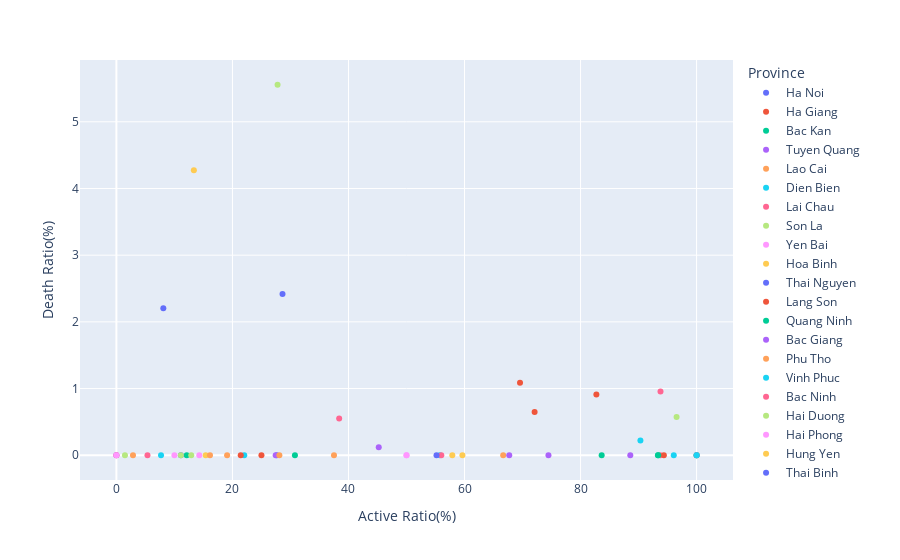

Notebook cell for this chart:
### Markdown cell above
We can dig in further by graphing Death Ratio with Active Ratio

### Code cell
px.scatter(df, x='Active Ratio(%)',y='Death Ratio(%)', color=df['Province'])

### Figure 1 — Plotly figure (JSON) as saved in the notebook; plotly's stock layout.template omitted (floating-point values rounded to 4 significant figures)
{"data": [{"hovertemplate": "Province=Ha Noi<br>Active Ratio(%)=%{x}<br>Death Ratio(%)=%{y}<extra></extra>", "legendgroup": "Ha Noi", "marker": {"color": "#636efa", "symbol": "circle"}, "mode": "markers", "name": "Ha Noi", "orientation": "v", "showlegend": true, "type": "scatter", "x": [28.63], "xaxis": "x", "y": [2.419], "yaxis": "y"}, {"hovertemplate": "Province=Ha Giang<br>Active Ratio(%)=%{x}<br>Death Ratio(%)=%{y}<extra></extra>", "legendgroup": "Ha Giang", "marker": {"color": "#EF553B", "symbol": "circle"}, "mode": "markers", "name": "Ha Giang", "orientation": "v", "showlegend": true, "type": "scatter", "x": [25], "xaxis": "x", "y": [0], "yaxis": "y"}, {"hovertemplate": "Province=Bac Kan<br>Active Ratio(%)=%{x}<br>Death Ratio(%)=%{y}<extra></extra>", "legendgroup": "Bac Kan", "marker": {"color": "#00cc96", "symbol": "circle"}, "mode": "markers", "name": "Bac Kan", "orientation": "v", "showlegend": true, "type": "scatter", "x": [100], "xaxis": "x", "y": [0], "yaxis": "y"}, {"hovertemplate": "Province=Tuyen Quang<br>Active Ratio(%)=%{x}<br>Death Ratio(%)=%{y}<extra></extra>", "legendgroup": "Tuyen Quang", "marker": {"color": "#ab63fa", "symbol": "circle"}, "mode": "markers", "name": "Tuyen Quang", "orientation": "v", "showlegend": true, "type": "scatter", "x": [0], "xaxis": "x", "y": [0], "yaxis": "y"}, {"hovertemplate": "Province=Lao Cai<br>Active Ratio(%)=%{x}<br>Death Ratio(%)=%{y}<extra></extra>", "legendgroup": "Lao Cai", "marker": {"color": "#FFA15A", "symbol": "circle"}, "mode": "markers", "name": "Lao Cai", "orientation": "v", "showlegend": true, "type": "scatter", "x": [66.67], "xaxis": "x", "y": [0], "yaxis": "y"}, {"hovertemplate": "Province=Dien Bien<br>Active Ratio(%)=%{x}<br>Death Ratio(%)=%{y}<extra></extra>", "legendgroup": "Dien Bien", "marker": {"color": "#19d3f3", "symbol": "circle"}, "mode": "markers", "name": "Dien Bien", "orientation": "v", "showlegend": true, "type": "scatter", "x": [22.03], "xaxis": "x", "y": [0], "yaxis": "y"}, {"hovertemplate": "Province=Lai Chau<br>Active Ratio(%)=%{x}<br>Death Ratio(%)=%{y}<extra></extra>", "legendgroup": "Lai Chau", "marker": {"color": "#FF6692", "symbol": "circle"}, "mode": "markers", "name": "Lai Chau", "orientation": "v", "showlegend": true, "type": "scatter", "x": [0], "xaxis": "x", "y": [0], "yaxis": "y"}, {"hovertemplate": "Province=Son La<br>Active Ratio(%)=%{x}<br>Death Ratio(%)=%{y}<extra></extra>", "legendgroup": "Son La", "marker": {"color": "#B6E880", "symbol": "circle"}, "mode": "markers", "name": "Son La", "orientation": "v", "showlegend": true, "type": "scatter", "x": [100], "xaxis": "x", "y": [0], "yaxis": "y"}, {"hovertemplate": "Province=Yen Bai<br>Active Ratio(%)=%{x}<br>Death Ratio(%)=%{y}<extra></extra>", "legendgroup": "Yen Bai", "marker": {"color": "#FF97FF", "symbol": "circle"}, "mode": "markers", "name": "Yen Bai", "orientation": "v", "showlegend": true, "type": "scatter", "x": [0], "xaxis": "x", "y": [0], "yaxis": "y"}, {"hovertemplate": "Province=Hoa Binh<br>Active Ratio(%)=%{x}<br>Death Ratio(%)=%{y}<extra></extra>", "legendgroup": "Hoa Binh", "marker": {"color": "#FECB52", "symbol": "circle"}, "mode": "markers", "name": "Hoa Binh", "orientation": "v", "showlegend": true, "type": "scatter", "x": [15.38], "xaxis": "x", "y": [0], "yaxis": "y"}, {"hovertemplate": "Province=Thai Nguyen<br>Active Ratio(%)=%{x}<br>Death Ratio(%)=%{y}<extra></extra>", "legendgroup": "Thai Nguyen", "marker": {"color": "#636efa", "symbol": "circle"}, "mode": "markers", "name": "Thai Nguyen", "orientation": "v", "showlegend": true, "type": "scatter", "x": [11.11], "xaxis": "x", "y": [0], "yaxis": "y"}, {"hovertemplate": "Province=Lang Son<br>Active Ratio(%)=%{x}<br>Death Ratio(%)=%{y}<extra></extra>", "legendgroup": "Lang Son", "marker": {"color": "#EF553B", "symbol": "circle"}, "mode": "markers", "name": "Lang Son", "orientation": "v", "showlegend": true, "type": "scatter", "x": [82.73], "xaxis": "x", "y": [0.9091], "yaxis": "y"}, {"hovertemplate": "Province=Quang Ninh<br>Active Ratio(%)=%{x}<br>Death Ratio(%)=%{y}<extra></extra>", "legendgroup": "Quang Ninh", "marker": {"color": "#00cc96", "symbol": "circle"}, "mode": "markers", "name": "Quang Ninh", "orientation": "v", "showlegend": true, "type": "scatter", "x": [12.12], "xaxis": "x", "y": [0], "yaxis": "y"}, {"hovertemplate": "Province=Bac Giang<br>Active Ratio(%)=%{x}<br>Death Ratio(%)=%{y}<extra></extra>", "legendgroup": "Bac Giang", "marker": {"color": "#ab63fa", "symbol": "circle"}, "mode": "markers", "name": "Bac Giang", "orientation": "v", "showlegend": true, "type": "scatter", "x": [45.21], "xaxis": "x", "y": [0.1214], "yaxis": "y"}, {"hovertemplate": "Province=Phu Tho<br>Active Ratio(%)=%{x}<br>Death Ratio(%)=%{y}<extra></extra>", "legendgroup": "Phu Tho", "marker": {"color": "#FFA15A", "symbol": "circle"}, "mode": "markers", "name": "Phu Tho", "orientation": "v", "showlegend": true, "type": "scatter", "x": [37.5], "xaxis": "x", "y": [0], "yaxis": "y"}, {"hovertemplate": "Province=Vinh Phuc<br>Active Ratio(%)=%{x}<br>Death Ratio(%)=%{y}<extra></extra>", "legendgroup": "Vinh Phuc", "marker": {"color": "#19d3f3", "symbol": "circle"}, "mode": "markers", "name": "Vinh Phuc", "orientation": "v", "showlegend": true, "type": "scatter", "x": [55.75], "xaxis": "x", "y": [0], "yaxis": "y"}, {"hovertemplate": "Province=Bac Ninh<br>Active Ratio(%)=%{x}<br>Death Ratio(%)=%{y}<extra></extra>", "legendgroup": "Bac Ninh", "marker": {"color": "#FF6692", "symbol": "circle"}, "mode": "markers", "name": "Bac Ninh", "orientation": "v", "showlegend": true, "type": "scatter", "x": [38.4], "xaxis": "x", "y": [0.5511], "yaxis": "y"}, {"hovertemplate": "Province=Hai Duong<br>Active Ratio(%)=%{x}<br>Death Ratio(%)=%{y}<extra></extra>", "legendgroup": "Hai Duong", "marker": {"color": "#B6E880", "symbol": "circle"}, "mode": "markers", "name": "Hai Duong", "orientation": "v", "showlegend": true, "type": "scatter", "x": [1.476], "xaxis": "x", "y": [0], "yaxis": "y"}, {"hovertemplate": "Province=Hai Phong<br>Active Ratio(%)=%{x}<br>Death Ratio(%)=%{y}<extra></extra>", "legendgroup": "Hai Phong", "marker": {"color": "#FF97FF", "symbol": "circle"}, "mode": "markers", "name": "Hai Phong", "orientation": "v", "showlegend": true, "type": "scatter", "x": [50], "xaxis": "x", "y": [0], "yaxis": "y"}, {"hovertemplate": "Province=Hung Yen<br>Active Ratio(%)=%{x}<br>Death Ratio(%)=%{y}<extra></extra>", "legendgroup": "Hung Yen", "marker": {"color": "#FECB52", "symbol": "circle"}, "mode": "markers", "name": "Hung Yen", "orientation": "v", "showlegend": true, "type": "scatter", "x": [59.64], "xaxis": "x", "y": [0], "yaxis": "y"}, {"hovertemplate": "Province=Thai Binh<br>Active Ratio(%)=%{x}<br>Death Ratio(%)=%{y}<extra></extra>", "legendgroup": "Thai Binh", "marker": {"color": "#636efa", "symbol": "circle"}, "mode": "markers", "name": "Thai Binh", "orientation": "v", "showlegend": true, "type": "scatter", "x": [27.63], "xaxis": "x", "y": [0], "yaxis": "y"}, {"hovertemplate": "Province=Ha Nam<br>Active Ratio(%)=%{x}<br>Death Ratio(%)=%{y}<extra></extra>", "legendgroup": "Ha Nam", "marker": {"color": "#EF553B", "symbol": "circle"}, "mode": "markers", "name": "Ha Nam", "orientation": "v", "showlegend": true, "type": "scatter", "x": [21.43], "xaxis": "x", "y": [0], "yaxis": "y"}, {"hovertemplate": "Province=Nam Dinh<br>Active Ratio(%)=%{x}<br>Death Ratio(%)=%{y}<extra></extra>", "legendgroup": "Nam Dinh", "marker": {"color": "#00cc96", "symbol": "circle"}, "mode": "markers", "name": "Nam Dinh", "orientation": "v", "showlegend": true, "type": "scatter", "x": [30.77], "xaxis": "x", "y": [0], "yaxis": "y"}, {"hovertemplate": "Province=Ninh Binh<br>Active Ratio(%)=%{x}<br>Death Ratio(%)=%{y}<extra></extra>", "legendgroup": "Ninh Binh", "marker": {"color": "#ab63fa", "symbol": "circle"}, "mode": "markers", "name": "Ninh Binh", "orientation": "v", "showlegend": true, "type": "scatter", "x": [27.45], "xaxis": "x", "y": [0], "yaxis": "y"}, {"hovertemplate": "Province=Thanh Hoa<br>Active Ratio(%)=%{x}<br>Death Ratio(%)=%{y}<extra></extra>", "legendgroup": "Thanh Hoa", "marker": {"color": "#FFA15A", "symbol": "circle"}, "mode": "markers", "name": "Thanh Hoa", "orientation": "v", "showlegend": true, "type": "scatter", "x": [16.13], "xaxis": "x", "y": [0], "yaxis": "y"}, {"hovertemplate": "Province=Nghe An<br>Active Ratio(%)=%{x}<br>Death Ratio(%)=%{y}<extra></extra>", "legendgroup": "Nghe An", "marker": {"color": "#19d3f3", "symbol": "circle"}, "mode": "markers", "name": "Nghe An", "orientation": "v", "showlegend": true, "type": "scatter", "x": [96.06], "xaxis": "x", "y": [0], "yaxis": "y"}, {"hovertemplate": "Province=Ha Tinh<br>Active Ratio(%)=%{x}<br>Death Ratio(%)=%{y}<extra></extra>", "legendgroup": "Ha Tinh", "marker": {"color": "#FF6692", "symbol": "circle"}, "mode": "markers", "name": "Ha Tinh", "orientation": "v", "showlegend": true, "type": "scatter", "x": [93.75], "xaxis": "x", "y": [0], "yaxis": "y"}, {"hovertemplate": "Province=Quang Tri<br>Active Ratio(%)=%{x}<br>Death Ratio(%)=%{y}<extra></extra>", "legendgroup": "Quang Tri", "marker": {"color": "#B6E880", "symbol": "circle"}, "mode": "markers", "name": "Quang Tri", "orientation": "v", "showlegend": true, "type": "scatter", "x": [27.78], "xaxis": "x", "y": [5.556], "yaxis": "y"}, {"hovertemplate": "Province=Thua Thien Hue<br>Active Ratio(%)=%{x}<br>Death Ratio(%)=%{y}<extra></extra>", "legendgroup": "Thua Thien Hue", "marker": {"color": "#FF97FF", "symbol": "circle"}, "mode": "markers", "name": "Thua Thien Hue", "orientation": "v", "showlegend": true, "type": "scatter", "x": [14.29], "xaxis": "x", "y": [0], "yaxis": "y"}, {"hovertemplate": "Province=Da Nang<br>Active Ratio(%)=%{x}<br>Death Ratio(%)=%{y}<extra></extra>", "legendgroup": "Da Nang", "marker": {"color": "#FECB52", "symbol": "circle"}, "mode": "markers", "name": "Da Nang", "orientation": "v", "showlegend": true, "type": "scatter", "x": [13.35], "xaxis": "x", "y": [4.272], "yaxis": "y"}, {"hovertemplate": "Province=Quang Nam<br>Active Ratio(%)=%{x}<br>Death Ratio(%)=%{y}<extra></extra>", "legendgroup": "Quang Nam", "marker": {"color": "#636efa", "symbol": "circle"}, "mode": "markers", "name": "Quang Nam", "orientation": "v", "showlegend": true, "type": "scatter", "x": [8.088], "xaxis": "x", "y": [2.206], "yaxis": "y"}, {"hovertemplate": "Province=Quang Ngai<br>Active Ratio(%)=%{x}<br>Death Ratio(%)=%{y}<extra></extra>", "legendgroup": "Quang Ngai", "marker": {"color": "#EF553B", "symbol": "circle"}, "mode": "markers", "name": "Quang Ngai", "orientation": "v", "showlegend": true, "type": "scatter", "x": [94.35], "xaxis": "x", "y": [0], "yaxis": "y"}, {"hovertemplate": "Province=Binh Dinh<br>Active Ratio(%)=%{x}<br>Death Ratio(%)=%{y}<extra></extra>", "legendgroup": "Binh Dinh", "marker": {"color": "#00cc96", "symbol": "circle"}, "mode": "markers", "name": "Binh Dinh", "orientation": "v", "showlegend": true, "type": "scatter", "x": [93.33], "xaxis": "x", "y": [0], "yaxis": "y"}, {"hovertemplate": "Province=Phu Yen<br>Active Ratio(%)=%{x}<br>Death Ratio(%)=%{y}<extra></extra>", "legendgroup": "Phu Yen", "marker": {"color": "#ab63fa", "symbol": "circle"}, "mode": "markers", "name": "Phu Yen", "orientation": "v", "showlegend": true, "type": "scatter", "x": [88.57], "xaxis": "x", "y": [0], "yaxis": "y"}, {"hovertemplate": "Province=Khanh Hoa<br>Active Ratio(%)=%{x}<br>Death Ratio(%)=%{y}<extra></extra>", "legendgroup": "Khanh Hoa", "marker": {"color": "#FFA15A", "symbol": "circle"}, "mode": "markers", "name": "Khanh Hoa", "orientation": "v", "showlegend": true, "type": "scatter", "x": [28.09], "xaxis": "x", "y": [0], "yaxis": "y"}, {"hovertemplate": "Province=Ninh Thuan<br>Active Ratio(%)=%{x}<br>Death Ratio(%)=%{y}<extra></extra>", "legendgroup": "Ninh Thuan", "marker": {"color": "#19d3f3", "symbol": "circle"}, "mode": "markers", "name": "Ninh Thuan", "orientation": "v", "showlegend": true, "type": "scatter", "x": [7.692], "xaxis": "x", "y": [0], "yaxis": "y"}, {"hovertemplate": "Province=Binh Thuan<br>Active Ratio(%)=%{x}<br>Death Ratio(%)=%{y}<extra></extra>", "legendgroup": "Binh Thuan", "marker": {"color": "#FF6692", "symbol": "circle"}, "mode": "markers", "name": "Binh Thuan", "orientation": "v", "showlegend": true, "type": "scatter", "x": [56], "xaxis": "x", "y": [0], "yaxis": "y"}, {"hovertemplate": "Province=Gia Lai<br>Active Ratio(%)=%{x}<br>Death Ratio(%)=%{y}<extra></extra>", "legendgroup": "Gia Lai", "marker": {"color": "#B6E880", "symbol": "circle"}, "mode": "markers", "name": "Gia Lai", "orientation": "v", "showlegend": true, "type": "scatter", "x": [12.9], "xaxis": "x", "y": [0], "yaxis": "y"}, {"hovertemplate": "Province=Dak Lak<br>Active Ratio(%)=%{x}<br>Death Ratio(%)=%{y}<extra></extra>", "legendgroup": "Dak Lak", "marker": {"color": "#FF97FF", "symbol": "circle"}, "mode": "markers", "name": "Dak Lak", "orientation": "v", "showlegend": true, "type": "scatter", "x": [50], "xaxis": "x", "y": [0], "yaxis": "y"}, {"hovertemplate": "Province=Lam Dong<br>Active Ratio(%)=%{x}<br>Death Ratio(%)=%{y}<extra></extra>", "legendgroup": "Lam Dong", "marker": {"color": "#FECB52", "symbol": "circle"}, "mode": "markers", "name": "Lam Dong", "orientation": "v", "showlegend": true, "type": "scatter", "x": [100], "xaxis": "x", "y": [0], "yaxis": "y"}, {"hovertemplate": "Province=Binh Phuoc<br>Active Ratio(%)=%{x}<br>Death Ratio(%)=%{y}<extra></extra>", "legendgroup": "Binh Phuoc", "marker": {"color": "#636efa", "symbol": "circle"}, "mode": "markers", "name": "Binh Phuoc", "orientation": "v", "showlegend": true, "type": "scatter", "x": [100], "xaxis": "x", "y": [0], "yaxis": "y"}, {"hovertemplate": "Province=Tay Ninh<br>Active Ratio(%)=%{x}<br>Death Ratio(%)=%{y}<extra></extra>", "legendgroup": "Tay Ninh", "marker": {"color": "#EF553B", "symbol": "circle"}, "mode": "markers", "name": "Tay Ninh", "orientation": "v", "showlegend": true, "type": "scatter", "x": [72.08], "xaxis": "x", "y": [0.6494], "yaxis": "y"}, {"hovertemplate": "Province=Binh Duong<br>Active Ratio(%)=%{x}<br>Death Ratio(%)=%{y}<extra></extra>", "legendgroup": "Binh Duong", "marker": {"color": "#00cc96", "symbol": "circle"}, "mode": "markers", "name": "Binh Duong", "orientation": "v", "showlegend": true, "type": "scatter", "x": [93.38], "xaxis": "x", "y": [0], "yaxis": "y"}, {"hovertemplate": "Province=Dong Nai<br>Active Ratio(%)=%{x}<br>Death Ratio(%)=%{y}<extra></extra>", "legendgroup": "Dong Nai", "marker": {"color": "#ab63fa", "symbol": "circle"}, "mode": "markers", "name": "Dong Nai", "orientation": "v", "showlegend": true, "type": "scatter", "x": [67.71], "xaxis": "x", "y": [0], "yaxis": "y"}, {"hovertemplate": "Province=Ba Ria - Vung Tau<br>Active Ratio(%)=%{x}<br>Death Ratio(%)=%{y}<extra></extra>", "legendgroup": "Ba Ria - Vung Tau", "marker": {"color": "#FFA15A", "symbol": "circle"}, "mode": "markers", "name": "Ba Ria - Vung Tau", "orientation": "v", "showlegend": true, "type": "scatter", "x": [19.08], "xaxis": "x", "y": [0], "yaxis": "y"}, {"hovertemplate": "Province=Ho Chi Minh<br>Active Ratio(%)=%{x}<br>Death Ratio(%)=%{y}<extra></extra>", "legendgroup": "Ho Chi Minh", "marker": {"color": "#19d3f3", "symbol": "circle"}, "mode": "markers", "name": "Ho Chi Minh", "orientation": "v", "showlegend": true, "type": "scatter", "x": [90.32], "xaxis": "x", "y": [0.2197], "yaxis": "y"}, {"hovertemplate": "Province=Long An<br>Active Ratio(%)=%{x}<br>Death Ratio(%)=%{y}<extra></extra>", "legendgroup": "Long An", "marker": {"color": "#FF6692", "symbol": "circle"}, "mode": "markers", "name": "Long An", "orientation": "v", "showlegend": true, "type": "scatter", "x": [93.78], "xaxis": "x", "y": [0.9569], "yaxis": "y"}, {"hovertemplate": "Province=Tien Giang<br>Active Ratio(%)=%{x}<br>Death Ratio(%)=%{y}<extra></extra>", "legendgroup": "Tien Giang", "marker": {"color": "#B6E880", "symbol": "circle"}, "mode": "markers", "name": "Tien Giang", "orientation": "v", "showlegend": true, "type": "scatter", "x": [96.55], "xaxis": "x", "y": [0.5747], "yaxis": "y"}, {"hovertemplate": "Province=Ben Tre<br>Active Ratio(%)=%{x}<br>Death Ratio(%)=%{y}<extra></extra>", "legendgroup": "Ben Tre", "marker": {"color": "#FF97FF", "symbol": "circle"}, "mode": "markers", "name": "Ben Tre", "orientation": "v", "showlegend": true, "type": "scatter", "x": [10], "xaxis": "x", "y": [0], "yaxis": "y"}, {"hovertemplate": "Province=Tra Vinh<br>Active Ratio(%)=%{x}<br>Death Ratio(%)=%{y}<extra></extra>", "legendgroup": "Tra Vinh", "marker": {"color": "#FECB52", "symbol": "circle"}, "mode": "markers", "name": "Tra Vinh", "orientation": "v", "showlegend": true, "type": "scatter", "x": [57.89], "xaxis": "x", "y": [0], "yaxis": "y"}, {"hovertemplate": "Province=Vinh Long<br>Active Ratio(%)=%{x}<br>Death Ratio(%)=%{y}<extra></extra>", "legendgroup": "Vinh Long", "marker": {"color": "#636efa", "symbol": "circle"}, "mode": "markers", "name": "Vinh Long", "orientation": "v", "showlegend": true, "type": "scatter", "x": [55.17], "xaxis": "x", "y": [0], "yaxis": "y"}, {"hovertemplate": "Province=Dong Thap<br>Active Ratio(%)=%{x}<br>Death Ratio(%)=%{y}<extra></extra>", "legendgroup": "Dong Thap", "marker": {"color": "#EF553B", "symbol": "circle"}, "mode": "markers", "name": "Dong Thap", "orientation": "v", "showlegend": true, "type": "scatter", "x": [69.57], "xaxis": "x", "y": [1.087], "yaxis": "y"}, {"hovertemplate": "Province=An Giang<br>Active Ratio(%)=%{x}<br>Death Ratio(%)=%{y}<extra></extra>", "legendgroup": "An Giang", "marker": {"color": "#00cc96", "symbol": "circle"}, "mode": "markers", "name": "An Giang", "orientation": "v", "showlegend": true, "type": "scatter", "x": [83.64], "xaxis": "x", "y": [0], "yaxis": "y"}, {"hovertemplate": "Province=Kien Giang<br>Active Ratio(%)=%{x}<br>Death Ratio(%)=%{y}<extra></extra>", "legendgroup": "Kien Giang", "marker": {"color": "#ab63fa", "symbol": "circle"}, "mode": "markers", "name": "Kien Giang", "orientation": "v", "showlegend": true, "type": "scatter", "x": [74.47], "xaxis": "x", "y": [0], "yaxis": "y"}, {"hovertemplate": "Province=Can Tho<br>Active Ratio(%)=%{x}<br>Death Ratio(%)=%{y}<extra></extra>", "legendgroup": "Can Tho", "marker": {"color": "#FFA15A", "symbol": "circle"}, "mode": "markers", "name": "Can Tho", "orientation": "v", "showlegend": true, "type": "scatter", "x": [2.857], "xaxis": "x", "y": [0], "yaxis": "y"}, {"hovertemplate": "Province=Soc Trang<br>Active Ratio(%)=%{x}<br>Death Ratio(%)=%{y}<extra></extra>", "legendgroup": "Soc Trang", "marker": {"color": "#19d3f3", "symbol": "circle"}, "mode": "markers", "name": "Soc Trang", "orientation": "v", "showlegend": true, "type": "scatter", "x": [100], "xaxis": "x", "y": [0], "yaxis": "y"}, {"hovertemplate": "Province=Bac Lieu<br>Active Ratio(%)=%{x}<br>Death Ratio(%)=%{y}<extra></extra>", "legendgroup": "Bac Lieu", "marker": {"color": "#FF6692", "symbol": "circle"}, "mode": "markers", "name": "Bac Lieu", "orientation": "v", "showlegend": true, "type": "scatter", "x": [5.357], "xaxis": "x", "y": [0], "yaxis": "y"}, {"hovertemplate": "Province=Ca Mau<br>Active Ratio(%)=%{x}<br>Death Ratio(%)=%{y}<extra></extra>", "legendgroup": "Ca Mau", "marker": {"color": "#B6E880", "symbol": "circle"}, "mode": "markers", "name": "Ca Mau", "orientation": "v", "showlegend": true, "type": "scatter", "x": [11.11], "xaxis": "x", "y": [0], "yaxis": "y"}], "layout": {"legend": {"title": {"text": "Province"}, "tracegroupgap": 0}, "margin": {"t": 60}, "xaxis": {"anchor": "y", "domain": [0, 1], "title": {"text": "Active Ratio(%)"}}, "yaxis": {"anchor": "x", "domain": [0, 1], "title": {"text": "Death Ratio(%)"}}}}
